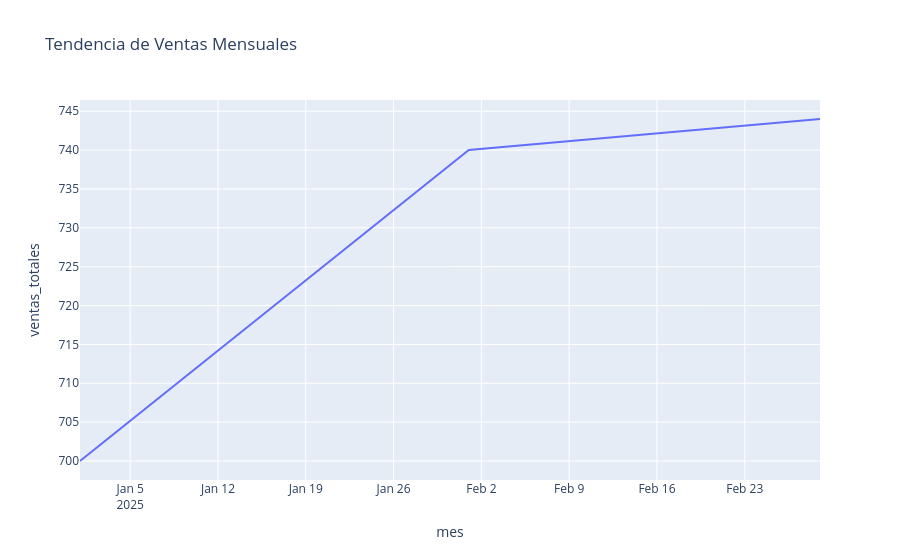

This figure's notebook cell:
### Code cell
# Visualización con plotly (más interactiva)
fig = px.line(df, x='mes', y='ventas_totales', 
              title='Tendencia de Ventas Mensuales')
fig.show()

### Figure 1 — Plotly figure (JSON) as saved in the notebook; plotly's stock layout.template omitted (floating-point values rounded to 4 significant figures)
{"data": [{"hovertemplate": "mes=%{x}<br>ventas_totales=%{y}<extra></extra>", "legendgroup": "", "line": {"color": "#636efa", "dash": "solid"}, "marker": {"symbol": "circle"}, "mode": "lines", "name": "", "orientation": "v", "showlegend": false, "type": "scatter", "x": ["2025-01", "2025-02", "2025-03"], "xaxis": "x", "y": [700.0, 740.0, 744.0], "yaxis": "y"}], "layout": {"legend": {"tracegroupgap": 0}, "title": {"text": "Tendencia de Ventas Mensuales"}, "xaxis": {"anchor": "y", "domain": [0, 1], "title": {"text": "mes"}}, "yaxis": {"anchor": "x", "domain": [0, 1], "title": {"text": "ventas_totales"}}}}
